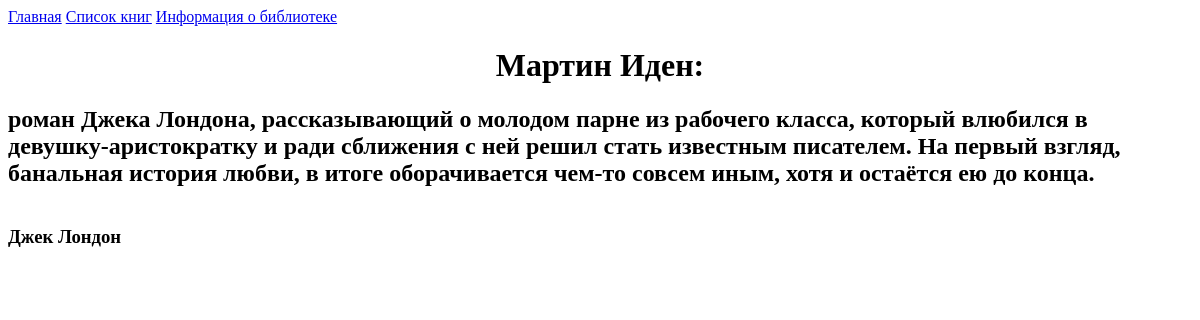
/server/files/dynamic/book.php?id=1, run on the app's committed database.
### tables this page shows
CREATE TABLE `books` (
  `ID` int NOT NULL,
  `name` varchar(70) NOT NULL,
  `writer` varchar(40) NOT NULL,
  `description` text NOT NULL
);

### server/files/dynamic/book.php (the view, shortened to what this page needs)
<html lang="ru">
<head>
    <link rel="stylesheet" href="style.css" type="text/css"/>
</head>
<body>
    <header><a href="/index.html">Главная</a> <a href="/">Список книг</a> <a href="/info.html">Информация о библиотеке</a></header>
<?php
    $mysqli = new mysqli("db", "Roslov", "root", "libDB");
    switch($_SERVER['REQUEST_METHOD']){
        case 'GET':
            $mysqli->set_charset("utf8");
            $result = $mysqli->query("SELECT * FROM books WHERE ID = '{$_GET['id']}'");
            foreach ($result as $row){
                echo "<h1>{$row['name']}:</h1>";
                echo "<h2>{$row['description']}</h2>";
                echo "<h3 style='float: left'>{$row['writer']}</h3>";
            }
            break;
?>
<?php
    }
?>
</body>
</html>

### server/files/dynamic/style.css (style rules this page uses)
h1 { text-align: center; }

### data on the page
books: name "Мартин Иден", description "роман Джека Лондона, рассказывающий о молодом парне из рабочего класса, который влюбился в девушку-аристократку и ради сближения с ней решил стать известным писателем. На первый взгляд, банальная история любви, в итоге оборачивается чем-то совсем иным, хотя и остаётся ею до конца.", writer "Джек Лондон"
